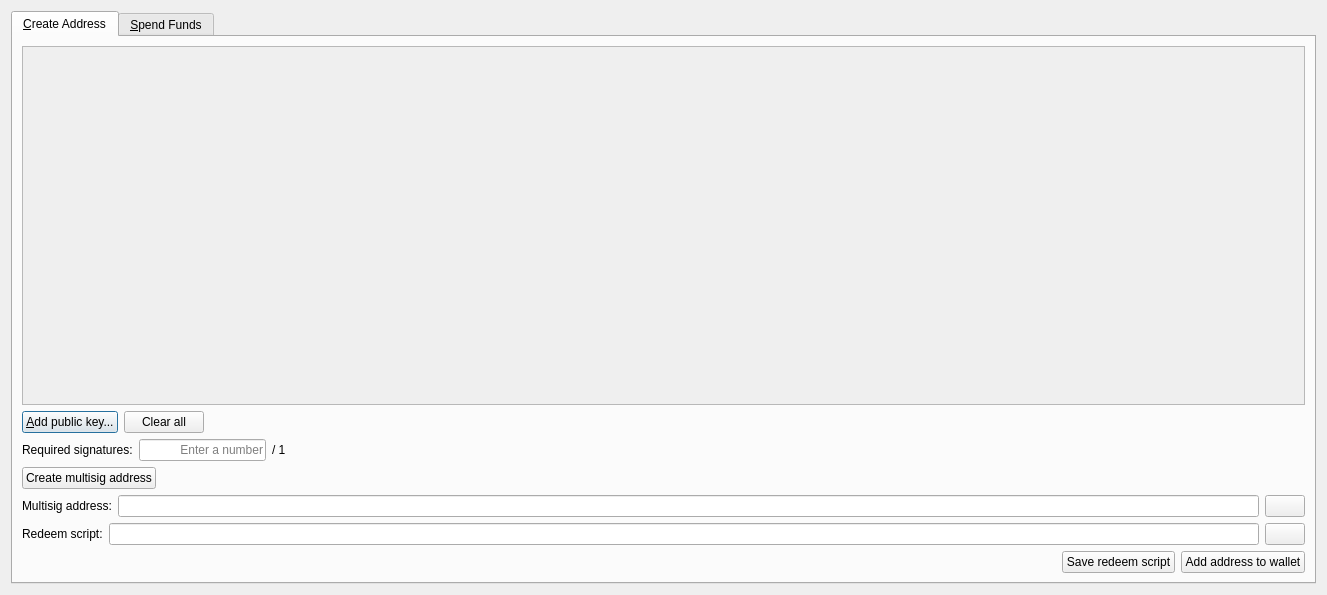
<?xml version="1.0" encoding="UTF-8"?>
<ui version="4.0">
 <class>MultisigDialog</class>
 <widget class="QDialog" name="MultisigDialog">
  <property name="geometry">
   <rect>
    <x>0</x>
    <y>0</y>
    <width>1327</width>
    <height>595</height>
   </rect>
  </property>
  <property name="windowTitle">
   <string>Multisig</string>
  </property>
  <layout class="QVBoxLayout" name="verticalLayout_2">
   <item>
    <widget class="QTabWidget" name="tabWidget">
     <property name="currentIndex">
      <number>0</number>
     </property>
     <widget class="QWidget" name="tabCreateAddress">
      <attribute name="title">
       <string>&amp;Create Address</string>
      </attribute>
      <layout class="QVBoxLayout" name="verticalLayout">
       <item>
        <widget class="QScrollArea" name="scrollArea">
         <property name="widgetResizable">
          <bool>true</bool>
         </property>
         <widget class="QWidget" name="scrollAreaWidgetContents">
          <property name="geometry">
           <rect>
            <x>0</x>
            <y>0</y>
            <width>1283</width>
            <height>310</height>
           </rect>
          </property>
          <layout class="QVBoxLayout" name="verticalLayout_3">
           <item>
            <layout class="QVBoxLayout" name="pubkeyEntries"/>
           </item>
           <item>
            <spacer name="verticalSpacer">
             <property name="orientation">
              <enum>Qt::Vertical</enum>
             </property>
             <property name="sizeHint" stdset="0">
              <size>
               <width>20</width>
               <height>40</height>
              </size>
             </property>
            </spacer>
           </item>
          </layout>
         </widget>
        </widget>
       </item>
       <item>
        <layout class="QHBoxLayout" name="horizontalLayout_14">
         <item>
          <widget class="QPushButton" name="addPubKeyButton">
           <property name="toolTip">
            <string>Add a member to the signing pool</string>
           </property>
           <property name="text">
            <string>&amp;Add public key...</string>
           </property>
           <property name="icon">
            <iconset resource="../bitcoin.qrc">
             <normaloff>:/icons/add</normaloff>:/icons/add</iconset>
           </property>
          </widget>
         </item>
         <item>
          <widget class="QPushButton" name="clearButton">
           <property name="sizePolicy">
            <sizepolicy hsizetype="Minimum" vsizetype="Fixed">
             <horstretch>0</horstretch>
             <verstretch>0</verstretch>
            </sizepolicy>
           </property>
           <property name="toolTip">
            <string>Remove all public key fields</string>
           </property>
           <property name="text">
            <string>Clear all</string>
           </property>
           <property name="icon">
            <iconset resource="../bitcoin.qrc">
             <normaloff>:/icons/remove</normaloff>:/icons/remove</iconset>
           </property>
           <property name="autoRepeatDelay">
            <number>300</number>
           </property>
          </widget>
         </item>
         <item>
          <spacer name="horizontalSpacer_8">
           <property name="orientation">
            <enum>Qt::Horizontal</enum>
           </property>
           <property name="sizeHint" stdset="0">
            <size>
             <width>40</width>
             <height>20</height>
            </size>
           </property>
          </spacer>
         </item>
        </layout>
       </item>
       <item>
        <layout class="QHBoxLayout" name="horizontalLayout_2">
         <item>
          <widget class="QLabel" name="requiredSignaturesLabel">
           <property name="text">
            <string>Required signatures:</string>
           </property>
          </widget>
         </item>
         <item>
          <widget class="QLineEdit" name="requiredSignatures">
           <property name="sizePolicy">
            <sizepolicy hsizetype="Minimum" vsizetype="Fixed">
             <horstretch>0</horstretch>
             <verstretch>0</verstretch>
            </sizepolicy>
           </property>
           <property name="minimumSize">
            <size>
             <width>127</width>
             <height>0</height>
            </size>
           </property>
           <property name="text">
            <string/>
           </property>
           <property name="maxLength">
            <number>2</number>
           </property>
           <property name="frame">
            <bool>true</bool>
           </property>
           <property name="alignment">
            <set>Qt::AlignRight|Qt::AlignTrailing|Qt::AlignVCenter</set>
           </property>
           <property name="placeholderText">
            <string>Enter a number</string>
           </property>
          </widget>
         </item>
         <item>
          <widget class="QLabel" name="maxSignaturesLabel">
           <property name="text">
            <string>/ 1</string>
           </property>
          </widget>
         </item>
         <item>
          <spacer name="horizontalSpacer_2">
           <property name="orientation">
            <enum>Qt::Horizontal</enum>
           </property>
           <property name="sizeHint" stdset="0">
            <size>
             <width>40</width>
             <height>20</height>
            </size>
           </property>
          </spacer>
         </item>
        </layout>
       </item>
       <item>
        <layout class="QHBoxLayout" name="horizontalLayout">
         <item>
          <widget class="QPushButton" name="createAddressButton">
           <property name="text">
            <string>Create multisig address</string>
           </property>
          </widget>
         </item>
         <item>
          <spacer name="horizontalSpacer">
           <property name="orientation">
            <enum>Qt::Horizontal</enum>
           </property>
           <property name="sizeHint" stdset="0">
            <size>
             <width>40</width>
             <height>20</height>
            </size>
           </property>
          </spacer>
         </item>
        </layout>
       </item>
       <item>
        <layout class="QHBoxLayout" name="horizontalLayoutMultisigAddress">
         <item>
          <widget class="QLabel" name="multisigAddressLabel">
           <property name="text">
            <string>Multisig address:</string>
           </property>
          </widget>
         </item>
         <item>
          <widget class="QLineEdit" name="multisigAddress">
           <property name="readOnly">
            <bool>true</bool>
           </property>
          </widget>
         </item>
         <item>
          <widget class="QPushButton" name="copyMultisigAddressButton">
           <property name="toolTip">
            <string>Copy the multisig address to the system clipboard</string>
           </property>
           <property name="text">
            <string/>
           </property>
           <property name="icon">
            <iconset resource="../bitcoin.qrc">
             <normaloff>:/icons/editcopy</normaloff>:/icons/editcopy</iconset>
           </property>
           <property name="autoDefault">
            <bool>false</bool>
           </property>
          </widget>
         </item>
        </layout>
       </item>
       <item>
        <layout class="QHBoxLayout" name="horizontalLayout_3">
         <item>
          <widget class="QLabel" name="redeemScriptLabel">
           <property name="text">
            <string>Redeem script:</string>
           </property>
          </widget>
         </item>
         <item>
          <widget class="QLineEdit" name="redeemScript">
           <property name="readOnly">
            <bool>true</bool>
           </property>
          </widget>
         </item>
         <item>
          <widget class="QPushButton" name="copyRedeemScriptButton">
           <property name="toolTip">
            <string>Copy the redeem script to the system clipboard</string>
           </property>
           <property name="text">
            <string/>
           </property>
           <property name="icon">
            <iconset resource="../bitcoin.qrc">
             <normaloff>:/icons/editcopy</normaloff>:/icons/editcopy</iconset>
           </property>
           <property name="autoDefault">
            <bool>false</bool>
           </property>
          </widget>
         </item>
        </layout>
       </item>
       <item>
        <layout class="QHBoxLayout" name="horizontalLayout_15">
         <item>
          <spacer name="horizontalSpacer_11">
           <property name="orientation">
            <enum>Qt::Horizontal</enum>
           </property>
           <property name="sizeHint" stdset="0">
            <size>
             <width>40</width>
             <height>20</height>
            </size>
           </property>
          </spacer>
         </item>
         <item>
          <widget class="QPushButton" name="saveRedeemScriptButton">
           <property name="toolTip">
            <string>The redeem script will be required to spend the funds sent to the multisig address</string>
           </property>
           <property name="text">
            <string>Save redeem script</string>
           </property>
          </widget>
         </item>
         <item>
          <widget class="QPushButton" name="saveMultisigAddressButton">
           <property name="toolTip">
            <string>Add the multisig address to your personal addresses</string>
           </property>
           <property name="text">
            <string>Add address to wallet</string>
           </property>
          </widget>
         </item>
        </layout>
       </item>
      </layout>
     </widget>
     <widget class="QWidget" name="tabSpendFunds">
      <attribute name="title">
       <string>&amp;Spend Funds</string>
      </attribute>
      <layout class="QVBoxLayout" name="verticalLayout_13">
       <item>
        <layout class="QVBoxLayout" name="verticalLayout_8">
         <item>
          <layout class="QHBoxLayout" name="horizontalLayout_4">
           <item>
            <widget class="QGroupBox" name="inputsBox">
             <property name="title">
              <string>Inputs</string>
             </property>
             <layout class="QVBoxLayout" name="verticalLayout_6">
              <item>
               <widget class="QScrollArea" name="scrollArea_2">
                <property name="minimumSize">
                 <size>
                  <width>0</width>
                  <height>0</height>
                 </size>
                </property>
                <property name="widgetResizable">
                 <bool>true</bool>
                </property>
                <widget class="QWidget" name="scrollAreaWidgetContents_2">
                 <property name="geometry">
                  <rect>
                   <x>0</x>
                   <y>0</y>
                   <width>613</width>
                   <height>221</height>
                  </rect>
                 </property>
                 <layout class="QVBoxLayout" name="verticalLayout_4">
                  <item>
                   <layout class="QVBoxLayout" name="inputs"/>
                  </item>
                  <item>
                   <spacer name="verticalSpacer_2">
                    <property name="orientation">
                     <enum>Qt::Vertical</enum>
                    </property>
                    <property name="sizeHint" stdset="0">
                     <size>
                      <width>20</width>
                      <height>42</height>
                     </size>
                    </property>
                   </spacer>
                  </item>
                 </layout>
                </widget>
               </widget>
              </item>
              <item>
               <layout class="QHBoxLayout" name="horizontalLayout_6">
                <item>
                 <spacer name="horizontalSpacer_9">
                  <property name="orientation">
                   <enum>Qt::Horizontal</enum>
                  </property>
                  <property name="sizeHint" stdset="0">
                   <size>
                    <width>40</width>
                    <height>20</height>
                   </size>
                  </property>
                 </spacer>
                </item>
                <item>
                 <widget class="QLabel" name="inputsAmountLabel">
                  <property name="text">
                   <string>Inputs amount:</string>
                  </property>
                 </widget>
                </item>
                <item>
                 <widget class="QLabel" name="inputsAmount">
                  <property name="text">
                   <string>123.456</string>
                  </property>
                  <property name="textInteractionFlags">
                   <set>Qt::LinksAccessibleByMouse|Qt::TextSelectableByKeyboard|Qt::TextSelectableByMouse</set>
                  </property>
                 </widget>
                </item>
                <item>
                 <widget class="QLabel" name="label">
                  <property name="text">
                   <string>GRT</string>
                  </property>
                 </widget>
                </item>
               </layout>
              </item>
              <item>
               <layout class="QHBoxLayout" name="horizontalLayout_5">
                <item>
                 <widget class="QPushButton" name="addInputButton">
                  <property name="text">
                   <string>Add input...</string>
                  </property>
                  <property name="icon">
                   <iconset resource="../bitcoin.qrc">
                    <normaloff>:/icons/add</normaloff>:/icons/add</iconset>
                  </property>
                 </widget>
                </item>
                <item>
                 <spacer name="horizontalSpacer_3">
                  <property name="orientation">
                   <enum>Qt::Horizontal</enum>
                  </property>
                  <property name="sizeHint" stdset="0">
                   <size>
                    <width>40</width>
                    <height>20</height>
                   </size>
                  </property>
                 </spacer>
                </item>
               </layout>
              </item>
             </layout>
            </widget>
           </item>
           <item>
            <widget class="QGroupBox" name="outputsBox">
             <property name="title">
              <string>Outputs</string>
             </property>
             <layout class="QVBoxLayout" name="verticalLayout_7">
              <item>
               <widget class="QScrollArea" name="scrollArea_3">
                <property name="minimumSize">
                 <size>
                  <width>0</width>
                  <height>0</height>
                 </size>
                </property>
                <property name="widgetResizable">
                 <bool>true</bool>
                </property>
                <widget class="QWidget" name="scrollAreaWidgetContents_3">
                 <property name="geometry">
                  <rect>
                   <x>0</x>
                   <y>0</y>
                   <width>612</width>
                   <height>193</height>
                  </rect>
                 </property>
                 <layout class="QVBoxLayout" name="verticalLayout_5">
                  <item>
                   <layout class="QVBoxLayout" name="outputs"/>
                  </item>
                  <item>
                   <spacer name="verticalSpacer_3">
                    <property name="orientation">
                     <enum>Qt::Vertical</enum>
                    </property>
                    <property name="sizeHint" stdset="0">
                     <size>
                      <width>20</width>
                      <height>42</height>
                     </size>
                    </property>
                   </spacer>
                  </item>
                 </layout>
                </widget>
               </widget>
              </item>
              <item>
               <layout class="QHBoxLayout" name="horizontalLayout_7">
                <item>
                 <spacer name="horizontalSpacer_10">
                  <property name="orientation">
                   <enum>Qt::Horizontal</enum>
                  </property>
                  <property name="sizeHint" stdset="0">
                   <size>
                    <width>40</width>
                    <height>20</height>
                   </size>
                  </property>
                 </spacer>
                </item>
                <item>
                 <widget class="QLabel" name="outputsAmountLabel">
                  <property name="text">
                   <string>Outputs amount:</string>
                  </property>
                 </widget>
                </item>
                <item>
                 <widget class="QLabel" name="outputsAmount">
                  <property name="text">
                   <string>123.456</string>
                  </property>
                  <property name="textInteractionFlags">
                   <set>Qt::LinksAccessibleByMouse|Qt::TextSelectableByKeyboard|Qt::TextSelectableByMouse</set>
                  </property>
                 </widget>
                </item>
                <item>
                 <widget class="QLabel" name="label_2">
                  <property name="text">
                   <string>GRT</string>
                  </property>
                 </widget>
                </item>
               </layout>
              </item>
              <item>
               <layout class="QHBoxLayout" name="horizontalLayout_16">
                <item>
                 <spacer name="horizontalSpacer_12">
                  <property name="orientation">
                   <enum>Qt::Horizontal</enum>
                  </property>
                  <property name="sizeHint" stdset="0">
                   <size>
                    <width>40</width>
                    <height>20</height>
                   </size>
                  </property>
                 </spacer>
                </item>
                <item>
                 <widget class="QLabel" name="feeLabel">
                  <property name="text">
                   <string>Fee:</string>
                  </property>
                 </widget>
                </item>
                <item>
                 <widget class="QLabel" name="fee">
                  <property name="text">
                   <string>123.456</string>
                  </property>
                 </widget>
                </item>
                <item>
                 <widget class="QLabel" name="label_3">
                  <property name="text">
                   <string>GRT</string>
                  </property>
                 </widget>
                </item>
               </layout>
              </item>
              <item>
               <layout class="QHBoxLayout" name="horizontalLayout_8">
                <item>
                 <widget class="QPushButton" name="addOutputButton">
                  <property name="text">
                   <string>Add output...</string>
                  </property>
                  <property name="icon">
                   <iconset resource="../bitcoin.qrc">
                    <normaloff>:/icons/add</normaloff>:/icons/add</iconset>
                  </property>
                 </widget>
                </item>
                <item>
                 <spacer name="horizontalSpacer_4">
                  <property name="orientation">
                   <enum>Qt::Horizontal</enum>
                  </property>
                  <property name="sizeHint" stdset="0">
                   <size>
                    <width>40</width>
                    <height>20</height>
                   </size>
                  </property>
                 </spacer>
                </item>
               </layout>
              </item>
             </layout>
            </widget>
           </item>
          </layout>
         </item>
         <item>
          <layout class="QHBoxLayout" name="horizontalLayout_9">
           <item>
            <widget class="QPushButton" name="createTransactionButton">
             <property name="text">
              <string>Create transaction</string>
             </property>
            </widget>
           </item>
           <item>
            <spacer name="horizontalSpacer_5">
             <property name="orientation">
              <enum>Qt::Horizontal</enum>
             </property>
             <property name="sizeHint" stdset="0">
              <size>
               <width>40</width>
               <height>20</height>
              </size>
             </property>
            </spacer>
           </item>
          </layout>
         </item>
        </layout>
       </item>
       <item>
        <layout class="QVBoxLayout" name="verticalLayout_10">
         <item>
          <layout class="QHBoxLayout" name="horizontalLayout_10">
           <item>
            <widget class="QLineEdit" name="transaction">
             <property name="sizePolicy">
              <sizepolicy hsizetype="Expanding" vsizetype="Fixed">
               <horstretch>0</horstretch>
               <verstretch>0</verstretch>
              </sizepolicy>
             </property>
             <property name="placeholderText">
              <string>Enter a raw transaction or create a new one</string>
             </property>
            </widget>
           </item>
           <item>
            <widget class="QPushButton" name="copyTransactionButton">
             <property name="toolTip">
              <string/>
             </property>
             <property name="text">
              <string/>
             </property>
             <property name="icon">
              <iconset resource="../bitcoin.qrc">
               <normaloff>:/icons/editcopy</normaloff>:/icons/editcopy</iconset>
             </property>
             <property name="autoDefault">
              <bool>false</bool>
             </property>
            </widget>
           </item>
           <item>
            <widget class="QPushButton" name="pasteTransactionButton">
             <property name="toolTip">
              <string>Paste address from clipboard</string>
             </property>
             <property name="text">
              <string/>
             </property>
             <property name="icon">
              <iconset resource="../bitcoin.qrc">
               <normaloff>:/icons/editpaste</normaloff>:/icons/editpaste</iconset>
             </property>
             <property name="shortcut">
              <string>Alt+P</string>
             </property>
             <property name="autoDefault">
              <bool>false</bool>
             </property>
            </widget>
           </item>
          </layout>
         </item>
         <item>
          <layout class="QHBoxLayout" name="horizontalLayout_11">
           <item>
            <widget class="QPushButton" name="signTransactionButton">
             <property name="text">
              <string>Sign transaction</string>
             </property>
             <property name="icon">
              <iconset resource="../bitcoin.qrc">
               <normaloff>:/icons/edit</normaloff>:/icons/edit</iconset>
             </property>
            </widget>
           </item>
           <item>
            <spacer name="horizontalSpacer_6">
             <property name="orientation">
              <enum>Qt::Horizontal</enum>
             </property>
             <property name="sizeHint" stdset="0">
              <size>
               <width>40</width>
               <height>20</height>
              </size>
             </property>
            </spacer>
           </item>
          </layout>
         </item>
        </layout>
       </item>
       <item>
        <layout class="QVBoxLayout" name="verticalLayout_12">
         <item>
          <layout class="QHBoxLayout" name="horizontalLayout_13">
           <item>
            <widget class="QLineEdit" name="signedTransaction">
             <property name="sizePolicy">
              <sizepolicy hsizetype="Expanding" vsizetype="Fixed">
               <horstretch>0</horstretch>
               <verstretch>0</verstretch>
              </sizepolicy>
             </property>
             <property name="readOnly">
              <bool>true</bool>
             </property>
            </widget>
           </item>
           <item>
            <widget class="QPushButton" name="copySignedTransactionButton">
             <property name="toolTip">
              <string/>
             </property>
             <property name="text">
              <string/>
             </property>
             <property name="icon">
              <iconset resource="../bitcoin.qrc">
               <normaloff>:/icons/editcopy</normaloff>:/icons/editcopy</iconset>
             </property>
             <property name="autoDefault">
              <bool>false</bool>
             </property>
            </widget>
           </item>
          </layout>
         </item>
         <item>
          <layout class="QHBoxLayout" name="horizontalLayout_12">
           <item>
            <widget class="QLabel" name="statusLabel">
             <property name="text">
              <string/>
             </property>
            </widget>
           </item>
           <item>
            <spacer name="horizontalSpacer_7">
             <property name="orientation">
              <enum>Qt::Horizontal</enum>
             </property>
             <property name="sizeHint" stdset="0">
              <size>
               <width>40</width>
               <height>20</height>
              </size>
             </property>
            </spacer>
           </item>
           <item>
            <widget class="QPushButton" name="sendTransactionButton">
             <property name="text">
              <string>Send transaction</string>
             </property>
             <property name="icon">
              <iconset resource="../bitcoin.qrc">
               <normaloff>:/icons/send</normaloff>:/icons/send</iconset>
             </property>
            </widget>
           </item>
          </layout>
         </item>
        </layout>
       </item>
      </layout>
     </widget>
    </widget>
   </item>
  </layout>
 </widget>
 <resources>
  <include location="../bitcoin.qrc"/>
 </resources>
 <connections/>
</ui>
